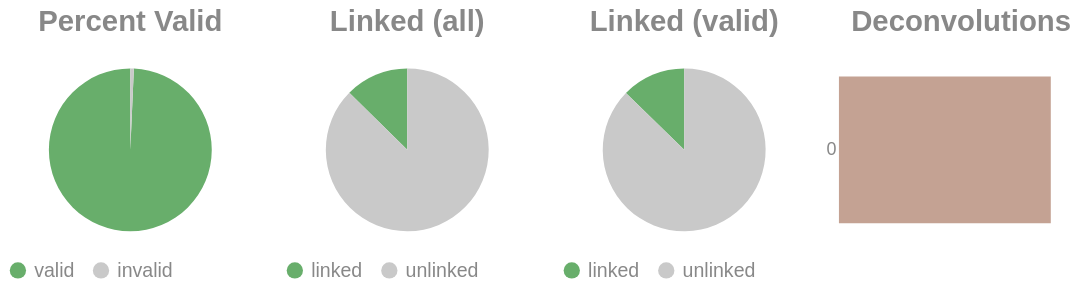

Source (notebook cell):
### Code cell
if SKIPLR:
    pass
else:
    clash = Counter()
    for i in valids['molecule'].to_list():
        _mol = i.split("-")
        if len(_mol) == 1:
            clash.update('0')
        else:
            clash.update(_mol[-1])

    _d = {"deconvolutions": [], 'count': []}
    for k,v in clash.items():
        _d['deconvolutions'].append(k)
        _d['count'].append(v)

    tot_valid = valids['reads'].sum()
    mask = valids['reads'] >= 2
    n_linked_reads = valids.filter(mask)['reads'].sum()
    if n_linked_reads == 0:
        print_html("No linked molecules (>=2 reads) were detected; skipping linked-only distributions.")
        SKIPLR = True
    else:
        perc_valid = round(tot_valid / n_reads, 4)
        linked_perc_abs = round(n_linked_reads / n_reads, 4)
        linked_perc = round(n_linked_reads / tot_valid, 4)

    _valid = pl.DataFrame({"valids": ['valid', 'invalid'], "count": [tot_valid, n_reads - tot_valid]})
    _linked_abs = pl.DataFrame({"linked (absolute)": ['linked', 'unlinked'], "count": [n_linked_reads, n_reads - n_linked_reads]})
    _linked_rel = pl.DataFrame({"linked (valids)": ['linked', 'unlinked'], "count": [n_linked_reads, tot_valid - n_linked_reads]})

    (
        alt.hconcat(
            piechart(_valid, goodval = 'valid', title = "Percent Valid"),
            piechart(_linked_abs, goodval = "linked", title =  "Linked (all)"),
            piechart(_linked_rel, goodval = "linked", title =  "Linked (valid)"),
            convolutionbar(pl.DataFrame(_d), title = "Deconvolutions"),
            center = True,
            bounds = 'flush'
        )
        .resolve_scale(color='independent')
        .resolve_legend('independent')
        .properties(usermeta={'embedOptions': {"actions": False}})
    ).display()

### Figure 1 — Vega-Lite specification as saved in the notebook (floating-point values rounded to 4 significant figures)
{"width": "container", "height": 400, "config": {"title": {"anchor": "start", "dy": -15, "fontSize": 18, "color": "#888888", "subtitleColor": "#888888", "subtitleFontSize": 14}, "arc": {"fill": "#0072B2"}, "axis": {"domainColor": "#888888", "domainWidth": 0.5, "gridWidth": 0.2, "grid": false, "titleFontWeight": 400, "titleFontSize": 15, "labelFontSize": 11, "labelColor": "#888888", "tickColor": "#888888", "tickWidth": 0.2, "titleColor": "#888888"}, "axisBand": {"grid": false}, "axisX": {"grid": true, "tickSize": 10, "domainCap": "round"}, "axisY": {"domain": false, "grid": true, "tickSize": 0, "domainCap": "round"}, "background": "transparent", "header": {"labelFontSize": 15, "labelColor": "#888888", "titleFontSize": 15, "titleFontWeight": 600, "titleColor": "#888888"}, "legend": {"labelFont": "sans-serif", "labelFontSize": 12, "labelColor": "#888888", "symbolSize": 100, "symbolType": "circle", "titleFontSize": 12, "titlePadding": 10, "titleColor": "#888888", "title": null}, "range": {"category": ["#E69F00", "#56B4E9", "#009E73", "#F0E442", "#0072B2", "#D55E00", "#CC79A7", "#000000"], "diverging": ["#cfe8f3", "#a2d4ec", "#73bfe2", "#46abdb", "#1696d2", "#12719e"]}, "area": {"fill": "#0072B2", "fillOpacity": 0.7, "line": true, "strokeOpacity": 0.7}, "line": {"color": "#0072B2", "stroke": "#0072B2", "strokeWidth": 2}, "trail": {"color": "#0072B2", "stroke": "#0072B2", "strokeWidth": 0, "size": 1}, "point": {"filled": true, "fillOpacity": 1.0, "size": 95}, "text": {"color": "#888888", "fontSize": 11, "align": "right", "fontWeight": 400, "size": 11}, "bar": {"fill": "#0072B2", "stroke": null}, "view": {"stroke": null, "continuousWidth": 660, "continuousHeight": 400}}, "hconcat": [{"data": {"name": "data-f6b1f0f23f76d650a0f2db1638b561a6"}, "mark": {"type": "arc"}, "encoding": {"color": {"field": "valids", "legend": {"orient": "bottom", "title": null}, "scale": {"domain": ["valid", "invalid"], "range": ["#68ae6b", "#C9C9C9"]}, "title": "Valids", "type": "nominal"}, "theta": {"field": "count", "type": "quantitative"}, "tooltip": [{"field": "valids", "title": "Valids", "type": "ordinal"}, {"field": "percent", "format": ".2%", "title": "Percent", "type": "quantitative"}, {"field": "count", "title": "Count", "type": "quantitative"}]}, "height": 100, "title": {"text": "Percent Valid", "align": "center", "anchor": "middle"}, "transform": [{"calculate": "datum.count / 3279886", "as": "percent"}], "width": 150}, {"data": {"name": "data-bd7d472959656230359ef3c5429af3c8"}, "mark": {"type": "arc"}, "encoding": {"color": {"field": "linked (absolute)", "legend": {"orient": "bottom", "title": null}, "scale": {"domain": ["linked", "unlinked"], "range": ["#68ae6b", "#C9C9C9"]}, "title": "Linked (Absolute)", "type": "nominal"}, "theta": {"field": "count", "type": "quantitative"}, "tooltip": [{"field": "linked (absolute)", "title": "Linked (Absolute)", "type": "ordinal"}, {"field": "percent", "format": ".2%", "title": "Percent", "type": "quantitative"}, {"field": "count", "title": "Count", "type": "quantitative"}]}, "height": 100, "title": {"text": "Linked (all)", "align": "center", "anchor": "middle"}, "transform": [{"calculate": "datum.count / 3279886", "as": "percent"}], "width": 150}, {"data": {"name": "data-e022cfe3b0d8e1e55fefb819bfafd012"}, "mark": {"type": "arc"}, "encoding": {"color": {"field": "linked (valids)", "legend": {"orient": "bottom", "title": null}, "scale": {"domain": ["linked", "unlinked"], "range": ["#68ae6b", "#C9C9C9"]}, "title": "Linked (Valids)", "type": "nominal"}, "theta": {"field": "count", "type": "quantitative"}, "tooltip": [{"field": "linked (valids)", "title": "Linked (Valids)", "type": "ordinal"}, {"field": "percent", "format": ".2%", "title": "Percent", "type": "quantitative"}, {"field": "count", "title": "Count", "type": "quantitative"}]}, "height": 100, "title": {"text": "Linked (valid)", "align": "center", "anchor": "middle"}, "transform": [{"calculate": "datum.count / 3257086", "as": "percent"}], "width": 150}, {"data": {"name": "data-974579eb15dac759cf1dca703205df5a"}, "mark": {"type": "bar"}, "encoding": {"color": {"field": "deconvolutions", "legend": null, "scale": {"scheme": "lightgreyred"}, "type": "nominal"}, "tooltip": [{"field": "deconvolutions", "title": "Deconvolutions", "type": "ordinal"}, {"field": "percent", "format": ".2%", "title": "Percent", "type": "quantitative"}, {"field": "count", "title": "Count", "type": "quantitative"}], "x": {"axis": null, "field": "count", "type": "quantitative"}, "y": {"field": "deconvolutions", "sort": "ascending", "title": null, "type": "nominal"}}, "height": 100, "title": {"text": "Deconvolutions", "align": "center", "anchor": "middle"}, "transform": [{"calculate": "datum.count / 3034578", "as": "percent"}], "width": 150}], "bounds": "flush", "center": true, "resolve": {"legend": {"angle": "independent"}, "scale": {"color": "independent"}}, "usermeta": {"embedOptions": {"actions": false}}, "$schema": "https://vega.github.io/schema/vega-lite/v6.1.0.json", "datasets": {"data-f6b1f0f23f76d650a0f2db1638b561a6": [{"valids": "valid", "count": 3257086}, {"valids": "invalid", "count": 22800}], "data-bd7d472959656230359ef3c5429af3c8": [{"linked (absolute)": "linked", "count": 413199}, {"linked (absolute)": "unlinked", "count": 2866687}], "data-e022cfe3b0d8e1e55fefb819bfafd012": [{"linked (valids)": "linked", "count": 413199}, {"linked (valids)": "unlinked", "count": 2843887}], "data-974579eb15dac759cf1dca703205df5a": [{"deconvolutions": "0", "count": 3034578}]}}
